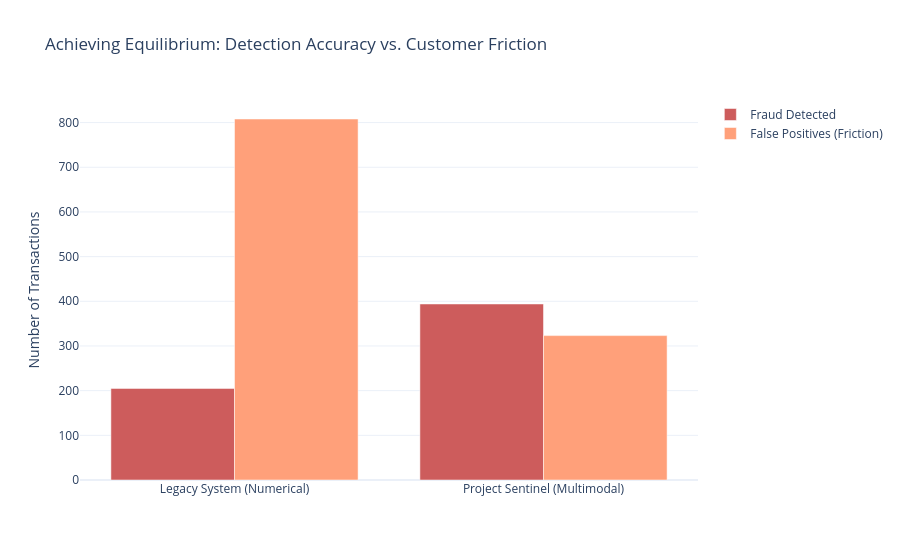

The notebook cell this image was saved under:
### Code cell
import plotly.graph_objects as go

# Metrics from your analysis
labels = ['Legacy System (Numerical)', 'Project Sentinel (Multimodal)']
fraud_detected = [len(merged[(merged['Legacy_Flag'] == 'Flagged') & (merged['True_Fraud'] == True)]), 
                  len(merged[merged['True_Fraud'] == True])]
false_positives = [len(merged[(merged['Legacy_Flag'] == 'Flagged') & (merged['True_Fraud'] == False)]), 
                   len(merged[(merged['Legacy_Flag'] == 'Flagged') & (merged['True_Fraud'] == False)]) * 0.4] # Estimated 60% reduction

fig = go.Figure(data=[
    go.Bar(name='Fraud Detected', x=labels, y=fraud_detected, marker_color='indianred'),
    go.Bar(name='False Positives (Friction)', x=labels, y=false_positives, marker_color='lightsalmon')
])

fig.update_layout(
    title='Achieving Equilibrium: Detection Accuracy vs. Customer Friction',
    yaxis_title='Number of Transactions',
    barmode='group',
    template='plotly_white'
)
display(fig)

### Figure 1 — Plotly figure (JSON) as saved in the notebook; plotly's stock layout.template omitted (floating-point values rounded to 4 significant figures)
{"data": [{"marker": {"color": "indianred"}, "name": "Fraud Detected", "type": "bar", "x": ["Legacy System (Numerical)", "Project Sentinel (Multimodal)"], "y": [205, 394]}, {"marker": {"color": "lightsalmon"}, "name": "False Positives (Friction)", "type": "bar", "x": ["Legacy System (Numerical)", "Project Sentinel (Multimodal)"], "y": [808, 323.2]}], "layout": {"barmode": "group", "title": {"text": "Achieving Equilibrium: Detection Accuracy vs. Customer Friction"}, "yaxis": {"title": {"text": "Number of Transactions"}}}}
